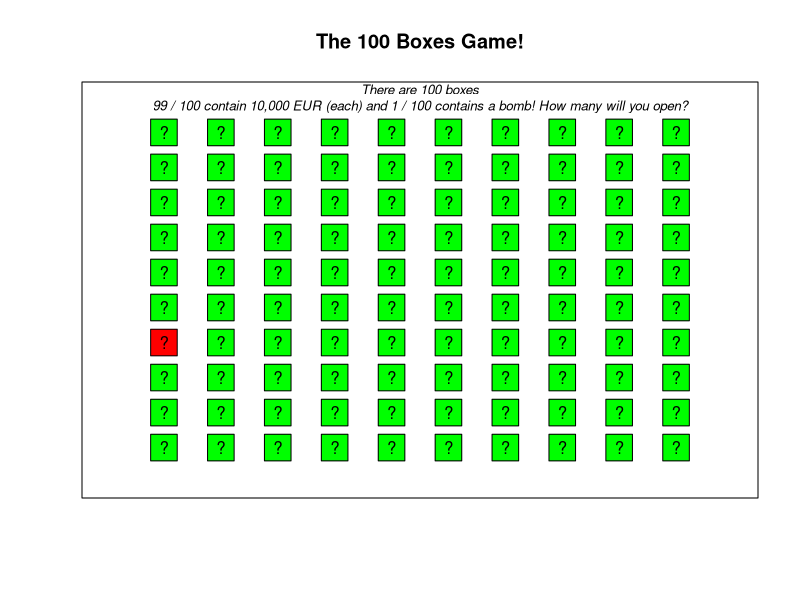

This chart was generated by the following R code:
## ---- chunk 1
knitr::opts_chunk$set(fig.width=12, fig.height=8,
                      echo=TRUE, warning=FALSE, message=FALSE)
## ---- chunk 2
# Random sample of 50 values from N(mean = 20, sd = 10)
x <- rnorm(n = 50, mean = 20, sd = 10)
## ---- chunk 3
# Plot of the Boxes Game

# Plotting space
plot(1, 
     xlim = c(0, 11), 
     ylim = c(0, 11),
     xlab = "", ylab = "", main = "The 100 Boxes Game!", 
     type = "n", xaxt = "n", yaxt = "n")

text(x = 5.5,
     y = 11, 
     labels = "There are 100 boxes\n99 / 100 contain 10,000 EUR (each) and 1 / 100 contains a bomb! How many will you open?", 
     font = 3,    # Italic font
     cex = .8)    # Slightly smaller font size

# Boxes
points(x = rep(1:10, times = 10), 
       y = rep(1:10, each = 10), 
       pch = 22, 
       cex = 4, 
       bg = sample(c(rep("green", 99), "red")))

# Labels
points(x = rep(1:10, times = 10), 
       y = rep(1:10, each = 10), 
       pch = "?")
## ---- chunk 4
# This vector represents the room of 100 boxes
room_100 <- c(rep(10, 99), -Inf)
## ---- chunk 5
open <- 0  # How many do you want to open?
## ---- chunk 6
# Run this chunk to create the function
boxes_game <- function(open, 
                       room) {
  
# Outcome if no boxes are opened
  
if(open == 0) {
  
  print("You didn't open any boxes! You earned nothing but are still alive")}

# If at least 1 box is opened...
  
if(open > 0) {
  
  # Calculate the result
  result <- sample(x = room,
                   size = open)

# If -Inf (the bomb) is in the result...
if(-Inf %in% result) {
  
  print(paste("You're dead!!! You opened ", open, 
              " boxes and got the bomb!!!", sep = ""))}

# If -Inf (the bomb) is NOT in the result...
if((-Inf %in% result) == FALSE) {
  
  print(paste("Congratulations!!! You opened ", open, 
              " boxes and earned ", sum(result), 
              " Thousand Euros! Don't you want to play again? :)", sep = ""))}
}
  
}
